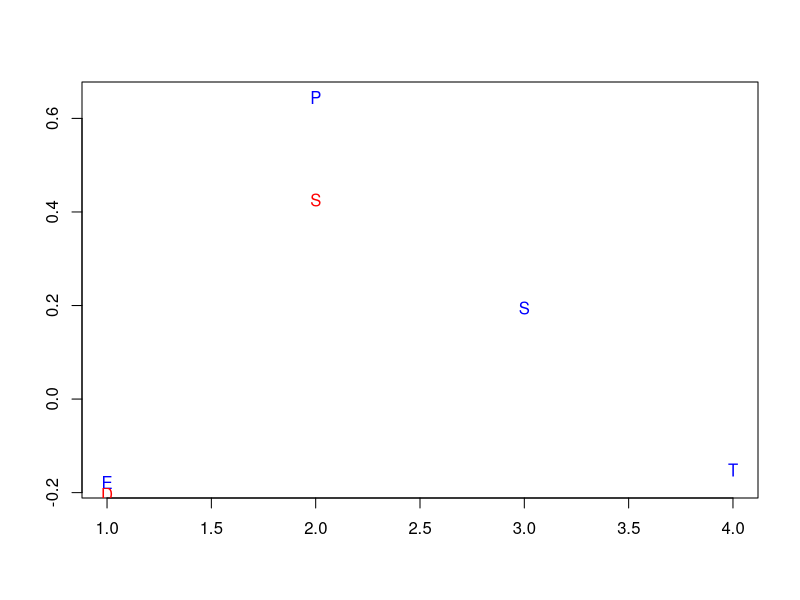
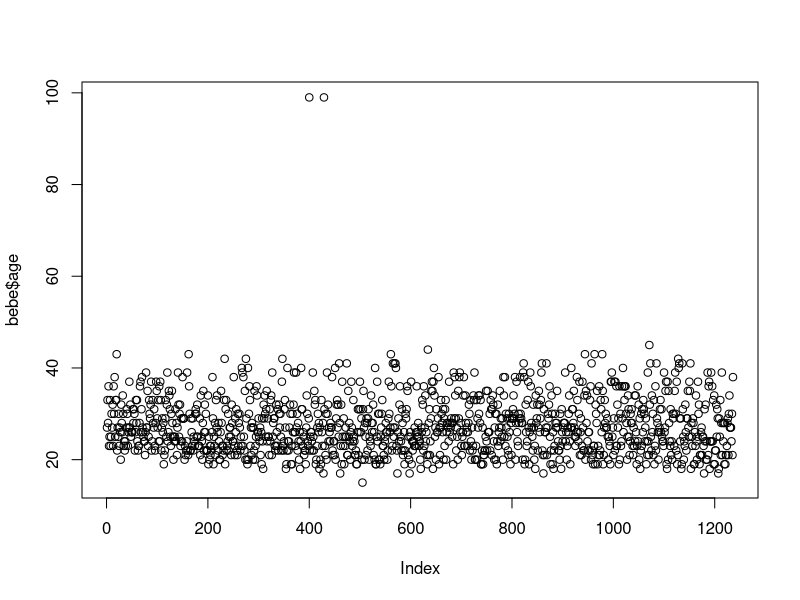
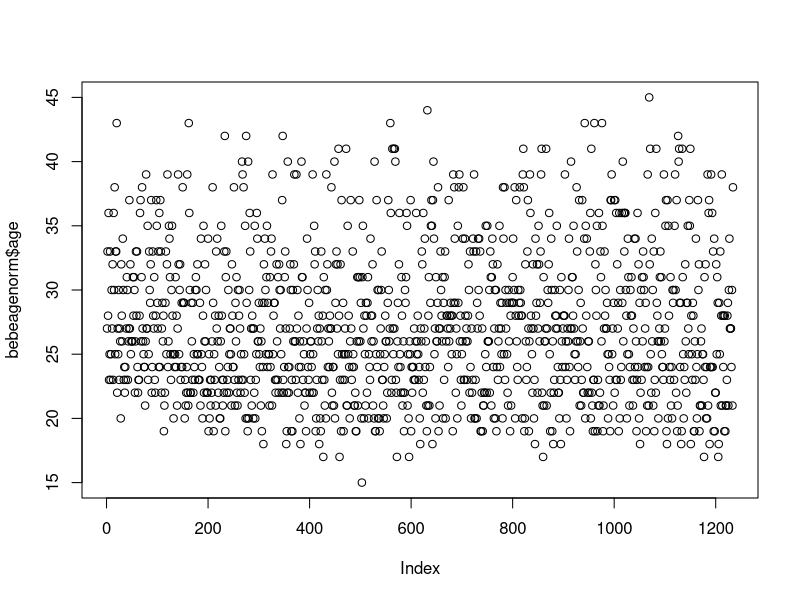
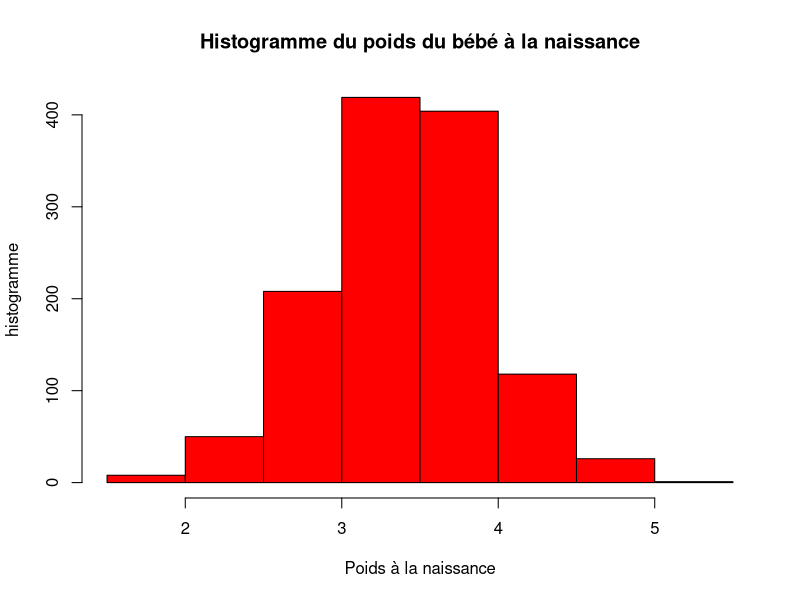
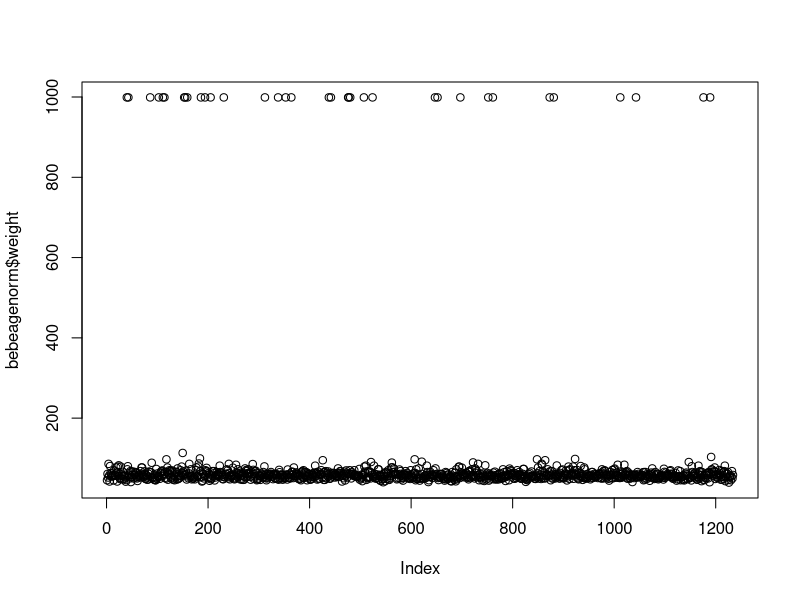
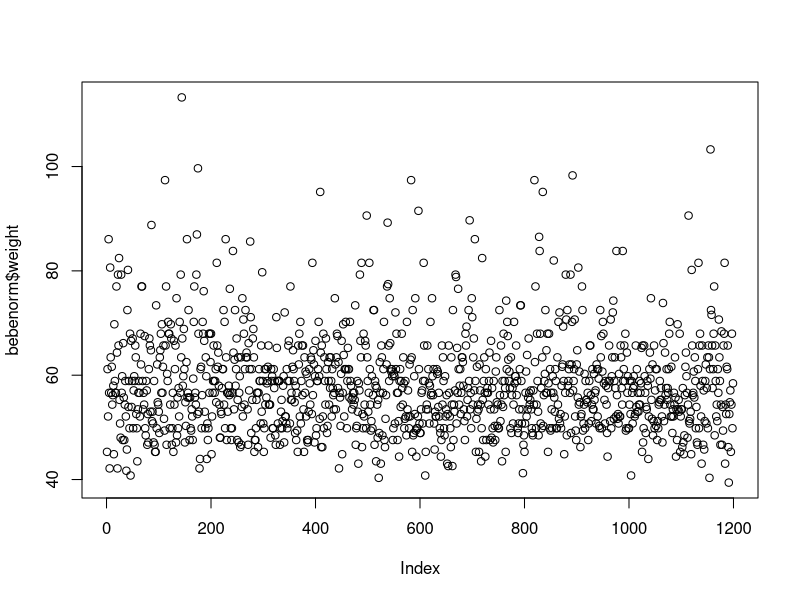
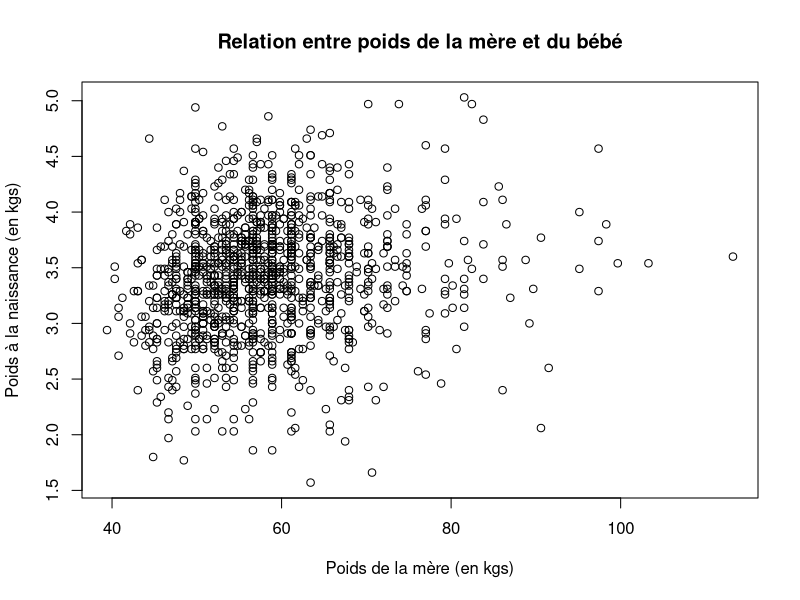
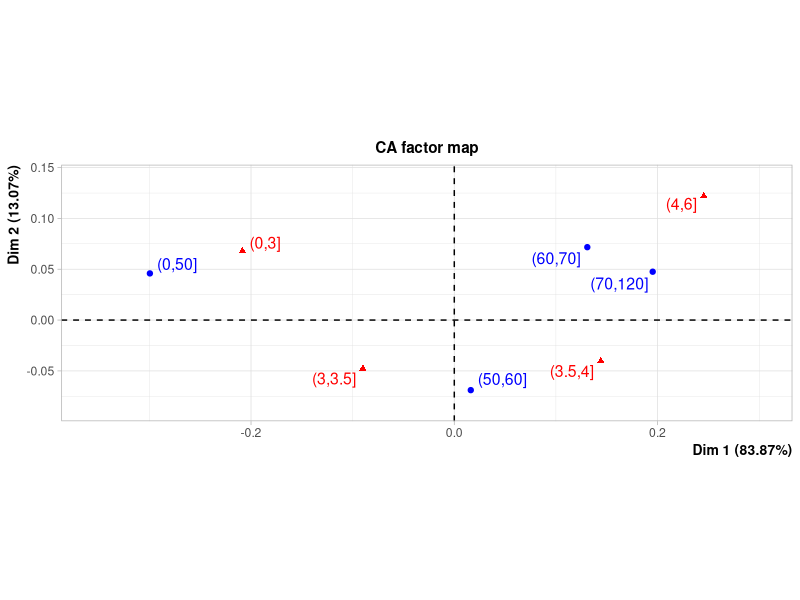

Write the R code that produced these figures, in order.
## ---- chunk 1

#--- Exercice 1
donnees=read.csv("titanic.csv", header=T)
for(i in 1:ncol(donnees)) {donnees[,i] = as.factor(donnees[,i])}
head(donnees)
levels(donnees$Age)=c("Enfant","Adulte")
levels(donnees$Sexe)=c("Femme","Homme")
levels(donnees$Survie)=c("Décédé","Survivant")
levels(donnees$Classe) = c("équipage", "première", "seconde", "troisième")
head(donnees)

# 1- Tableaux de contingence et  tests de chi2

#---pour les variables classe et survie
tclasesurvie=table(donnees$Classe, donnees$Survie) 
### Tableau de contingence
tclasesurvie

# Le tableau des effectifs sous l'hypothèse d'indépendance
testchi=chisq.test(tclasesurvie)
testchi
## Valeurs théoriques sous hypothèse d'independance
testchi$expected
##Test du chi2
summary(tclasesurvie)
# d'apres le chisq il y a pas un lien entre la survie et la classe 

#---pour les variables age et survie
tagesurvie=table(donnees$Age, donnees$Survie) 
tagesurvie

# Donnes le tableau des effectifs sous l'hypothèse d'indépendance
testchi=chisq.test(tagesurvie)
testchi$expected
##Test du chi2
summary(tagesurvie)
# d'apres le chisq, il y a pas un lien entre la survie et l'age. 

#---pour les variables sexe et survie
tsexesurvie=table(donnees$Sexe, donnees$Survie) 
tsexesurvie

# Donnes le tableau des effectifs sous l'hypothèse d'indépendance
testchi=chisq.test(tsexesurvie)
testchi$expected
# d'apres le chisq il y a pas une lien entre les deux variables. D'ailleurs, il n'y a de lien entre aucune varaibles lié au bio et les caracteristiques des populatuon!
summary(tsexesurvie)

# d'apres le chisq il y a pas un lien entre le sexe et la survie. 

#Regardons les profils lignes et colonnes

n=sum(tclasesurvie); gc=apply(tclasesurvie,2,sum)/n; 
gr=apply(tclasesurvie,1,sum)/n 
# Métriques
Dr=diag(gr); Dc=diag(gc)
Dr1=diag(1/gr); Dc1=diag(1/gc)
# Profils lignes et colonnes
Xcol=t(tclasesurvie)%*%Dr1/n; Xrow= tclasesurvie%*%Dc1/n
Xrow;Xcol
# On fait l'afc des deux variables Survie et classe

library(FactoMineR)
afc=CA(tclasesurvie,graph = TRUE)
## Un seul axe factoriel donc pas de graphiques avec le package
## un plot simple peut être utilisé
afc$eig
afc$col
afc$row


plot(1:4,afc$row$coord,xlab="", ylab="", pch=c("E", "P", "S", "T"), col="blue")
points(1:2,afc$col$coord, xlab="", ylab="", pch=c("D", "S"), col="red")

#--- Exercice 2

bebe=read.csv("bebe.txt", header=T, sep="")

head(bebe)
plot(bebe$age) 
#####################
bebeagenorm=bebe[which(bebe$age<60),]
plot(bebeagenorm$age) 

### Poids du bébé
hist(bebeagenorm$bwt,freq=TRUE, col="red", main="", xlab="", ylab="") 
title(main="Histogramme du poids du bébé à la naissance",xlab="Poids à la naissance", ylab="histogramme")
summary(bebeagenorm$bwt)

############################################################
plot(bebeagenorm$weight)

bebenorm=bebeagenorm[which(bebeagenorm$weight<200),]


plot(bebenorm$weight)


plot(x=bebenorm$weight,y=bebenorm$bwt, main="Relation entre poids de la mère et du bébé",xlab="Poids de la mère (en kgs)", ylab="Poids à la naissance (en kgs)") 

bebe=bebenorm

summary(bebe$bwt)
summary(bebe$weight)
bebe$bwtclasse=cut(bebe$bwt, c(0, 3, 3.5, 4, 6))
table(bebe$bwtclasse)

bebe$weightclasse=cut(bebe$weight, c(0, 50, 60, 70,120))
table(bebe$weightclasse)


#---test du chi-deux
tablecroisee=table(bebe$weightclasse, bebe$bwtclasse) 
tablecroisee
summary(tablecroisee)
# Donnes le tableau des effectifs sous l'hypothèse d'indépendance
testchi=chisq.test(tablecroisee)
testchi$expected
# d'apres le chisq il y a pas une lien entre les deux variables. 
afc=CA(tablecroisee,graph = TRUE)
afc$eig
afc$col
afc$row
